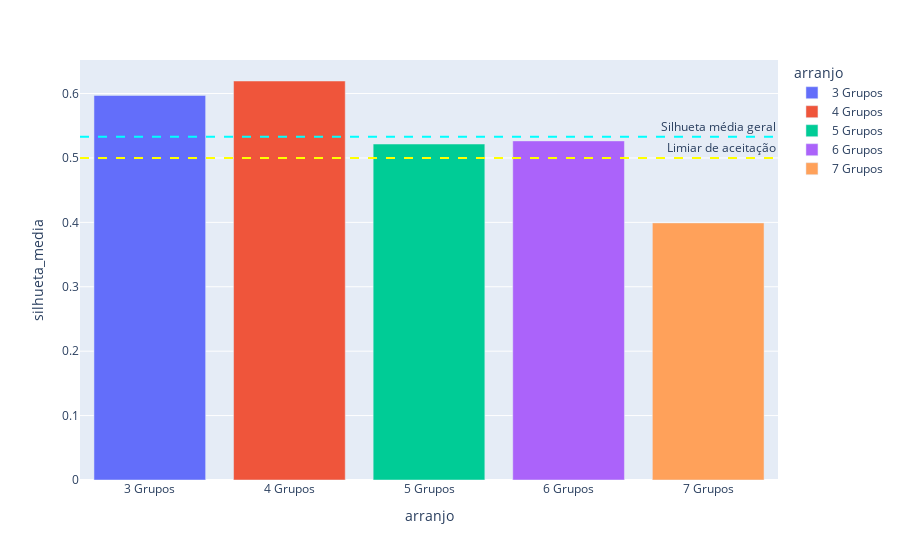

Notebook cell for this chart:
### Code cell
silhuetas=[r["silhueta_media"]for r in resultados]
nomesArranjo=[r["arranjo"] for r in resultados]

dfRotulosSilhuetas=pd.DataFrame({'arranjo':nomesArranjo,'silhueta_media':silhuetas})

fig = px.bar(dfRotulosSilhuetas, x="arranjo", y="silhueta_media", color="arranjo")  

fig.add_hline(y=dfRotulosSilhuetas["silhueta_media"].mean(),
              line_width=2,          
              line_dash="dash",      
              line_color="cyan",
              annotation_text="Silhueta média geral") 

fig.add_hline(y=0.5,
              line_width=2,          
              line_dash="dash",      
              line_color="yellow",
              annotation_text="Limiar de aceitação")   

fig

### Figure 1 — Plotly figure (JSON) as saved in the notebook; plotly's stock layout.template omitted (floating-point values rounded to 4 significant figures)
{"data": [{"alignmentgroup": "True", "hovertemplate": "arranjo=%{x}<br>silhueta_media=%{y}<extra></extra>", "legendgroup": "3 Grupos", "marker": {"color": "#636efa", "pattern": {"shape": ""}}, "name": "3 Grupos", "offsetgroup": "3 Grupos", "orientation": "v", "showlegend": true, "textposition": "auto", "type": "bar", "x": ["3 Grupos"], "xaxis": "x", "y": [0.5971], "yaxis": "y"}, {"alignmentgroup": "True", "hovertemplate": "arranjo=%{x}<br>silhueta_media=%{y}<extra></extra>", "legendgroup": "4 Grupos", "marker": {"color": "#EF553B", "pattern": {"shape": ""}}, "name": "4 Grupos", "offsetgroup": "4 Grupos", "orientation": "v", "showlegend": true, "textposition": "auto", "type": "bar", "x": ["4 Grupos"], "xaxis": "x", "y": [0.6195], "yaxis": "y"}, {"alignmentgroup": "True", "hovertemplate": "arranjo=%{x}<br>silhueta_media=%{y}<extra></extra>", "legendgroup": "5 Grupos", "marker": {"color": "#00cc96", "pattern": {"shape": ""}}, "name": "5 Grupos", "offsetgroup": "5 Grupos", "orientation": "v", "showlegend": true, "textposition": "auto", "type": "bar", "x": ["5 Grupos"], "xaxis": "x", "y": [0.5216], "yaxis": "y"}, {"alignmentgroup": "True", "hovertemplate": "arranjo=%{x}<br>silhueta_media=%{y}<extra></extra>", "legendgroup": "6 Grupos", "marker": {"color": "#ab63fa", "pattern": {"shape": ""}}, "name": "6 Grupos", "offsetgroup": "6 Grupos", "orientation": "v", "showlegend": true, "textposition": "auto", "type": "bar", "x": ["6 Grupos"], "xaxis": "x", "y": [0.5265], "yaxis": "y"}, {"alignmentgroup": "True", "hovertemplate": "arranjo=%{x}<br>silhueta_media=%{y}<extra></extra>", "legendgroup": "7 Grupos", "marker": {"color": "#FFA15A", "pattern": {"shape": ""}}, "name": "7 Grupos", "offsetgroup": "7 Grupos", "orientation": "v", "showlegend": true, "textposition": "auto", "type": "bar", "x": ["7 Grupos"], "xaxis": "x", "y": [0.3991], "yaxis": "y"}], "layout": {"annotations": [{"showarrow": false, "text": "Silhueta média geral", "x": 1, "xanchor": "right", "xref": "x domain", "y": 0.5327, "yanchor": "bottom", "yref": "y"}, {"showarrow": false, "text": "Limiar de aceitação", "x": 1, "xanchor": "right", "xref": "x domain", "y": 0.5, "yanchor": "bottom", "yref": "y"}], "barmode": "relative", "legend": {"title": {"text": "arranjo"}, "tracegroupgap": 0}, "margin": {"t": 60}, "shapes": [{"line": {"color": "cyan", "dash": "dash", "width": 2}, "type": "line", "x0": 0, "x1": 1, "xref": "x domain", "y0": 0.5327, "y1": 0.5327, "yref": "y"}, {"line": {"color": "yellow", "dash": "dash", "width": 2}, "type": "line", "x0": 0, "x1": 1, "xref": "x domain", "y0": 0.5, "y1": 0.5, "yref": "y"}], "xaxis": {"anchor": "y", "categoryarray": ["3 Grupos", "4 Grupos", "5 Grupos", "6 Grupos", "7 Grupos"], "categoryorder": "array", "domain": [0, 1], "title": {"text": "arranjo"}}, "yaxis": {"anchor": "x", "domain": [0, 1], "title": {"text": "silhueta_media"}}}}
